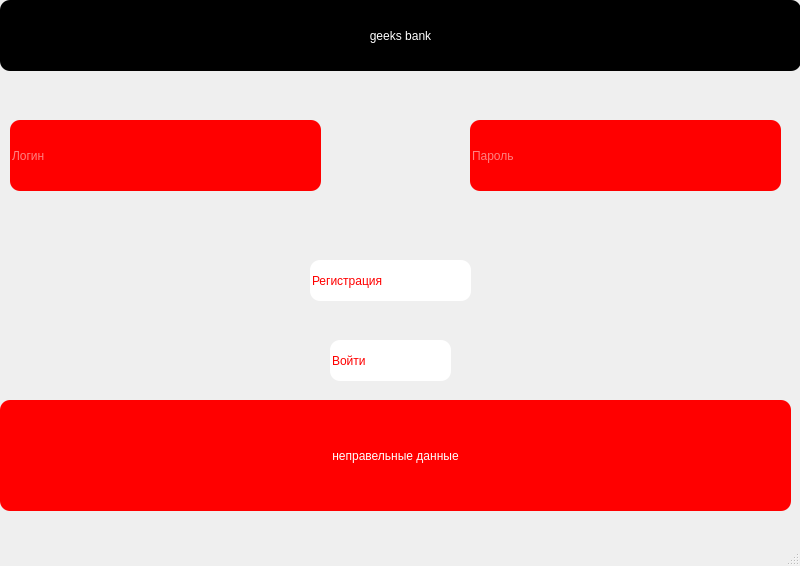
<?xml version="1.0" encoding="UTF-8"?>
<ui version="4.0">
 <class>MainWindow</class>
 <widget class="QMainWindow" name="MainWindow">
  <property name="geometry">
   <rect>
    <x>0</x>
    <y>0</y>
    <width>800</width>
    <height>566</height>
   </rect>
  </property>
  <property name="windowTitle">
   <string>bank</string>
  </property>
  <widget class="QWidget" name="centralwidget">
   <widget class="QLabel" name="label">
    <property name="geometry">
     <rect>
      <x>0</x>
      <y>0</y>
      <width>801</width>
      <height>71</height>
     </rect>
    </property>
    <property name="styleSheet">
     <string notr="true">color: white;
font: 28pt &quot;MS Shell Dlg 2&quot;;

background-color: black;
border-radius: 10px;

</string>
    </property>
    <property name="text">
     <string>geeks bank</string>
    </property>
    <property name="alignment">
     <set>Qt::AlignCenter</set>
    </property>
   </widget>
   <widget class="QLineEdit" name="login">
    <property name="geometry">
     <rect>
      <x>10</x>
      <y>120</y>
      <width>311</width>
      <height>71</height>
     </rect>
    </property>
    <property name="styleSheet">
     <string notr="true">color: white;
font: 16pt &quot;MS Shell Dlg 2&quot;;


background-color: red;
border-radius: 10px;
</string>
    </property>
    <property name="placeholderText">
     <string>Логин</string>
    </property>
   </widget>
   <widget class="QLineEdit" name="password">
    <property name="geometry">
     <rect>
      <x>470</x>
      <y>120</y>
      <width>311</width>
      <height>71</height>
     </rect>
    </property>
    <property name="styleSheet">
     <string notr="true">color: white;
font: 16pt &quot;MS Shell Dlg 2&quot;;


background-color: red;
border-radius: 10px;
</string>
    </property>
    <property name="placeholderText">
     <string>Пароль</string>
    </property>
   </widget>
   <widget class="QLineEdit" name="signup">
    <property name="geometry">
     <rect>
      <x>330</x>
      <y>340</y>
      <width>121</width>
      <height>41</height>
     </rect>
    </property>
    <property name="styleSheet">
     <string notr="true">color: red;
font: 16pt &quot;MS Shell Dlg 2&quot;;


background-color: white;
border-radius: 10px;
</string>
    </property>
    <property name="text">
     <string>Войти</string>
    </property>
    <property name="placeholderText">
     <string>Войти</string>
    </property>
   </widget>
   <widget class="QLineEdit" name="signin">
    <property name="geometry">
     <rect>
      <x>310</x>
      <y>260</y>
      <width>161</width>
      <height>41</height>
     </rect>
    </property>
    <property name="styleSheet">
     <string notr="true">color: red;
font: 16pt &quot;MS Shell Dlg 2&quot;;


background-color: white;
border-radius: 10px;
</string>
    </property>
    <property name="text">
     <string>Регистрация</string>
    </property>
   </widget>
   <widget class="QLabel" name="error">
    <property name="geometry">
     <rect>
      <x>0</x>
      <y>400</y>
      <width>791</width>
      <height>111</height>
     </rect>
    </property>
    <property name="styleSheet">
     <string notr="true">color: white;
font: 16pt &quot;MS Shell Dlg 2&quot;;


background-color: red;
border-radius: 10px;
</string>
    </property>
    <property name="text">
     <string>неправельные данные</string>
    </property>
    <property name="alignment">
     <set>Qt::AlignCenter</set>
    </property>
   </widget>
  </widget>
  <widget class="QMenuBar" name="menubar">
   <property name="geometry">
    <rect>
     <x>0</x>
     <y>0</y>
     <width>800</width>
     <height>26</height>
    </rect>
   </property>
  </widget>
  <widget class="QStatusBar" name="statusbar"/>
 </widget>
 <resources/>
 <connections/>
</ui>
